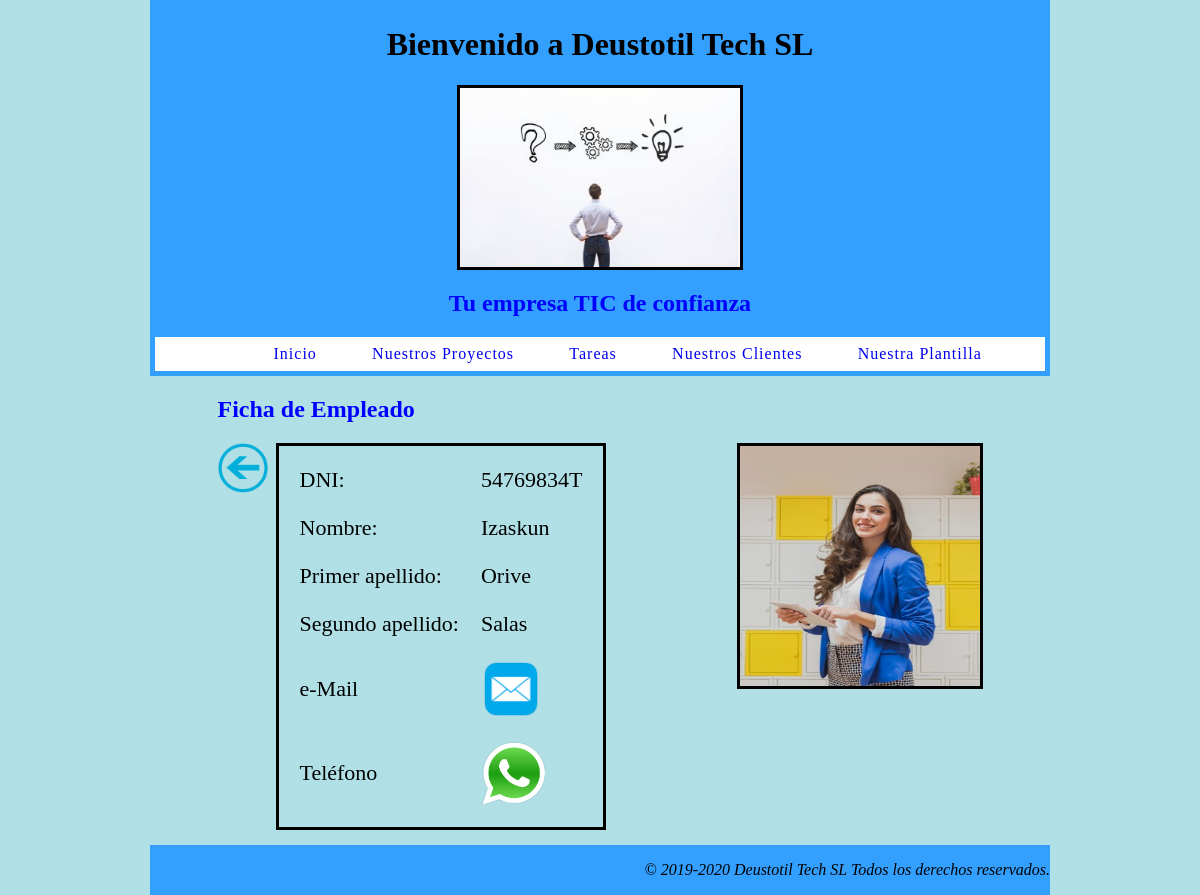
/index/empleado/17/, run on the app's committed database.
### appDeustotilTECHSL/models.py (models this page shows, shortened)
class Empleado(models.Model):
    dni = models.CharField(max_length=12)
    foto_perfil = models.ImageField(upload_to='fotos_perfil/', blank=True)
    nombre = models.CharField(max_length=25)
    apellido1 = models.CharField(max_length=25)
    apellido2 = models.CharField(max_length=25)
    email = models.EmailField()
    telefono = models.IntegerField()

### appDeustotilTECHSL/views.py (the view)
# urls.py: path('empleado/<int:pk>/', views.EmpleadoDetailView.as_view(), name='empleado'),
class EmpleadoDetailView(DetailView):
    model = Empleado
    template_name = 'empleado.html'
    def get_context_data(self, **kwargs):
        context = super(EmpleadoDetailView, self).get_context_data(**kwargs)
        context['titulo_pagina'] = 'Ficha de Empleado'
        return context

### appDeustotilTECHSL/templates/empleado.html
{% extends "index.html" %}
{% load static %}
{% block contenido %}
<section>
<img id="fotoPerfil" src="{{ empleado.foto_perfil.url }}" width="240" height="240">
    <a href="javascript: history.go(-1)"><img class="iconoAtras" src="{% static 'img/iconoAtras.png' %}"></a>
<table class="tablaObjeto">
    <tr>
        <td>DNI:</td>
        <td>{{ empleado.dni }}</td>
    </tr>
    <tr>
        <td>Nombre:</td>
        <td>{{ empleado.nombre }}</td>
    </tr>
    <tr>
        <td>Primer apellido: </td>
        <td>{{ empleado.apellido1}}</td>
    </tr>
    <tr>
        <td>Segundo apellido:</td>
        <td>{{ empleado.apellido2 }}</td>
    </tr>
    <tr>
        <td>e-Mail</td>
        <td><a href="mailto:{{ empleado.email }}"><img id="iconoMail" src="{% static 'img/iconoMail.png' %}"></a></td>
    </tr>
    <tr>
        <td>Teléfono</td>
        <td><a href="https://api.whatsapp.com/send?phone=+34{{empleado.telefono}}"target="_blank"><img id="iconoWA" src="{% static 'img/iconoWA.png' %}"></a></td>
</table>
</section>
{% endblock %}

### appDeustotilTECHSL/static/css/main.css (style rules this page uses)
body { background-color: powderblue; width: 75%; margin: auto; }
.tablaObjeto { border-spacing: 20px; border-style: solid; border-color: black; table-layout: fixed; border-collapse: separate; margin-left: 5px; }
#fotoPerfil { background-color: black; padding: 3px; float: right; }
td { font-family: Cambria, Cochin, Georgia, Times, 'Times New Roman', serif; font-size: 22px; text-align: left; }
#iconoWA { height: 65px; width: 65px; float: left; }
#iconoMail { height: 60px; width: 60px; }
.iconoAtras { height: 50px; width: 50px; float: left; margin-right: 8px; }
a { text-decoration: none; background-image: linear-gradient(currentColor, currentColor); background-position: 0% 100%; background-repeat: no-repeat; background-size: 0% 2px; transition: background-size .4s; }

### data on the page
Empleado: foto_perfil (picture), dni "54769834T", nombre "Izaskun", apellido1 "Orive", apellido2 "Salas"

### other printed values
{{ titulo_pagina }} "Ficha de Empleado"
